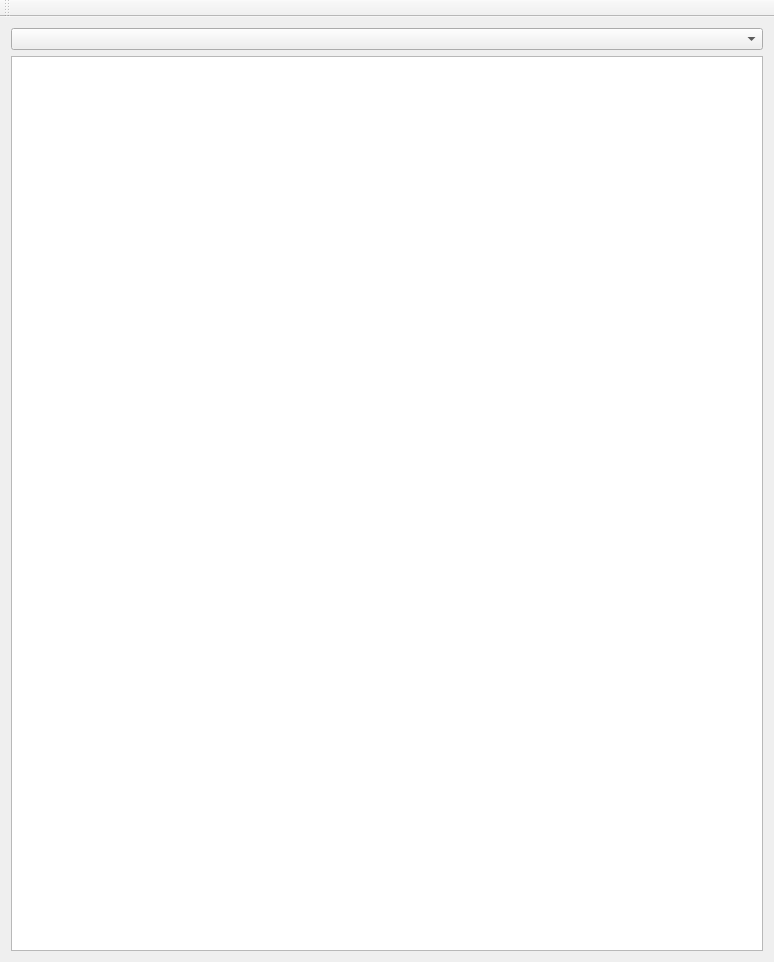
<?xml version="1.0" encoding="UTF-8"?>
<ui version="4.0">
 <class>MainWindow</class>
 <widget class="QMainWindow" name="MainWindow">
  <property name="geometry">
   <rect>
    <x>0</x>
    <y>0</y>
    <width>774</width>
    <height>962</height>
   </rect>
  </property>
  <property name="windowTitle">
   <string>MainWindow</string>
  </property>
  <widget class="QWidget" name="centralWidget">
   <layout class="QVBoxLayout" name="verticalLayout">
    <item>
     <widget class="QComboBox" name="comboBox"/>
    </item>
    <item>
     <widget class="QListView" name="listView"/>
    </item>
   </layout>
  </widget>
  <widget class="QToolBar" name="mainToolBar">
   <attribute name="toolBarArea">
    <enum>TopToolBarArea</enum>
   </attribute>
   <attribute name="toolBarBreak">
    <bool>false</bool>
   </attribute>
  </widget>
 </widget>
 <layoutdefault spacing="6" margin="11"/>
 <resources/>
 <connections/>
</ui>
